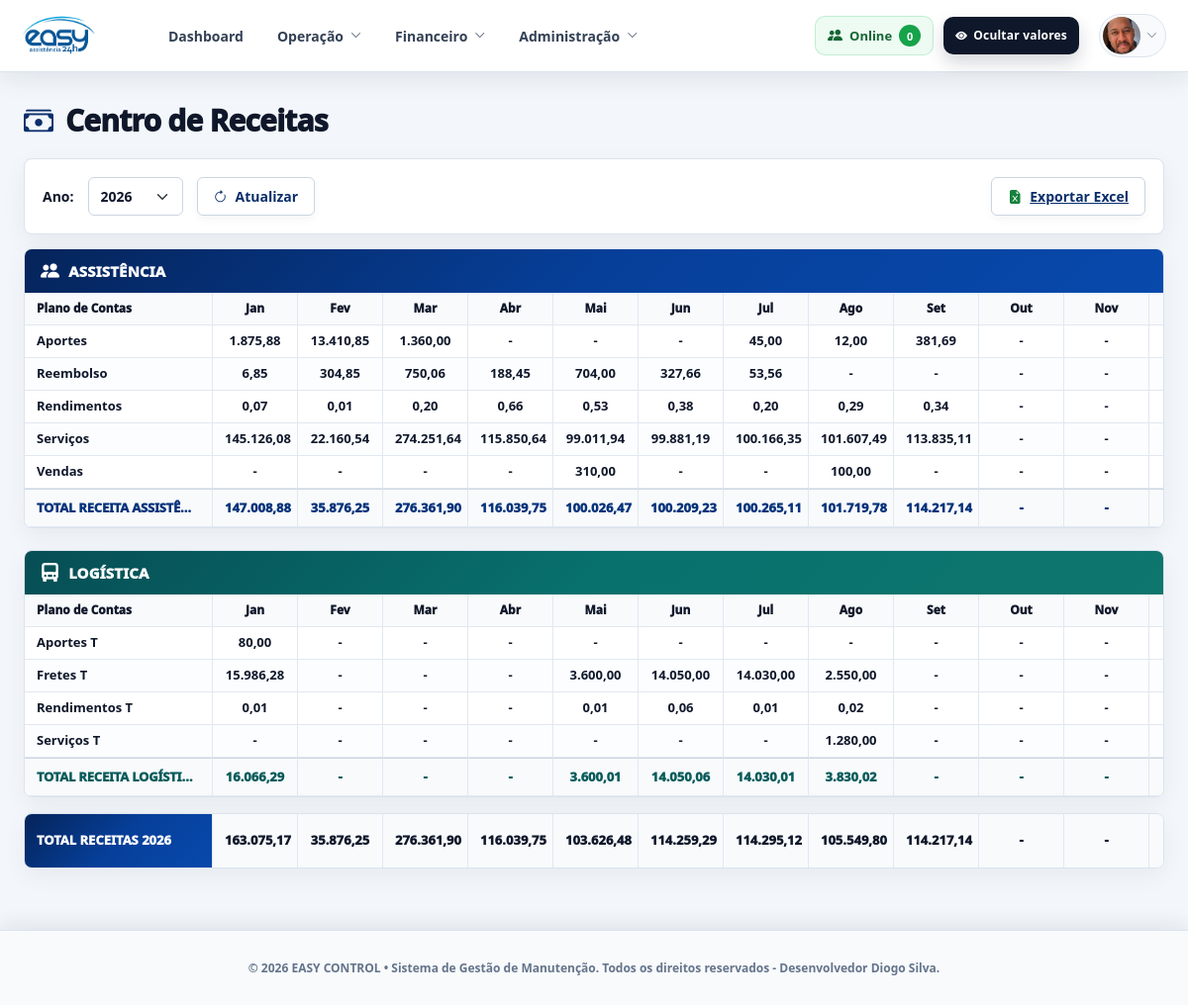
Screenshot of /gestao/centro-receitas (signed in) with the database file from the repository.
### models/conta_receber_importada.py (models this page shows)
class ContaReceberImportada(db.Model):
    __tablename__ = "contas_receber_importadas"
    id = db.Column(db.Integer, primary_key=True)
    numero_fatura = db.Column(db.String(50))
    cliente = db.Column(db.String(200))
    telefone = db.Column(db.String(80))
    email = db.Column(db.String(180))
    plano_contas = db.Column(db.String(150))
    categoria = db.Column(db.String(150))
    setor = db.Column(db.String(40))
    cobranca = db.Column(db.String(100))
    data_documento = db.Column(db.DateTime)
    data_vencimento = db.Column(db.DateTime)
    data_pagamento = db.Column(db.DateTime)
    valor = db.Column(db.Numeric(12, 2), default=0)
    juros = db.Column(db.Numeric(12, 2), default=0)
    total = db.Column(db.Numeric(12, 2), default=0)
    pago = db.Column(db.Boolean, default=False)
    status = db.Column(db.String(30), default="PENDENTE")
    observacoes = db.Column(db.Text)
    mes = db.Column(db.Integer)
    ano = db.Column(db.Integer)
    chave_conciliacao = db.Column(db.String(255), index=True)
    origem_importacao = db.Column(db.String(50), default="VENCIMENTO")
    importado_em = db.Column(db.DateTime, default=datetime.utcnow)

### routes/gestao.py (the view)
@gestao_bp.route("/centro-receitas")
@gestao_required
def centro_receitas():
    hoje = datetime.now()
    ano = request.args.get("ano", type=int) or hoje.year
    contas = contas_recebidas_centro_receitas_query(ano).all()
    meses_ativos = set()
    for conta in contas:
        mes_ref, ano_ref = mes_referencia_centro_receitas(conta)
        if ano_ref == ano and mes_ref:
            meses_ativos.add(mes_ref)
    meses_com_movimento = len(meses_ativos)
    linhas = montar_linhas_centro_receitas(contas, meses_com_movimento)
    linhas_assistencia = [l for l in linhas if l["setor"] == "ASSISTÊNCIA"]
    linhas_logistica = [l for l in linhas if l["setor"] == "LOGÍSTICA"]
    total_assistencia = somar_linhas_centro_receitas(linhas_assistencia, meses_com_movimento)
    total_logistica = somar_linhas_centro_receitas(linhas_logistica, meses_com_movimento)
    total_geral = somar_linhas_centro_receitas(linhas, meses_com_movimento)
    maior_conta = max(linhas, key=lambda x: x["total"], default=None)
    anos_disponiveis = set()
    for conta in contas_recebidas_centro_receitas_query().all():
        _, ano_ref = mes_referencia_centro_receitas(conta)
        if ano_ref:
            anos_disponiveis.add(ano_ref)
    if ano not in anos_disponiveis:
        anos_disponiveis.add(ano)
    nomes_meses = {
        1: "Jan", 2: "Fev", 3: "Mar", 4: "Abr",
        5: "Mai", 6: "Jun", 7: "Jul", 8: "Ago",
        9: "Set", 10: "Out", 11: "Nov", 12: "Dez",
    }
    return render_template(
        "gestao/centro_receitas.html",
        ano=ano,
        anos_disponiveis=sorted(anos_disponiveis, reverse=True),
        meses=range(1, 13),
        nomes_meses=nomes_meses,
        meses_com_movimento=meses_com_movimento,
        linhas_assistencia=linhas_assistencia,
        linhas_logistica=linhas_logistica,
        total_assistencia=total_assistencia,
        total_logistica=total_logistica,
        total_geral=total_geral,
        maior_conta=maior_conta,
        formatar_moeda_br=formatar_moeda_br,
        formatar_numero_br=formatar_numero_br,
    )

### routes/gestao.py (called while the page is built, shortened)
def dinheiro(valor):
    if valor is None:
        return 0
    if isinstance(valor, Decimal):
        return float(valor)
    if isinstance(valor, (int, float)):
        return float(valor)

def normalizar_texto(valor):
    if not valor:
        return None
    return str(valor).strip().upper()

def data_para_date(valor):
    if not valor:
        return None
    if isinstance(valor, datetime):
        return valor.date()
    if isinstance(valor, date):
        return valor
    return None

def formatar_numero_br(valor):
    valor = dinheiro(valor)
    return f"{valor:,.2f}".replace(",", "X").replace(".", ",").replace("X", ".")

def periodo_ano_centro_receitas(ano):
    inicio = datetime(ano, 1, 1, 0, 0, 0)
    fim = datetime(ano, 12, 31, 23, 59, 59)
    return inicio, fim

def contas_recebidas_centro_receitas_query(ano=None):
    query = ContaReceberImportada.query.filter(
        ContaReceberImportada.pago == True,
        ContaReceberImportada.origem_importacao == "RECEBIMENTO",
        ContaReceberImportada.data_pagamento.isnot(None)
    )
    if ano:
        inicio, fim = periodo_ano_centro_receitas(ano)
        query = query.filter(
            ContaReceberImportada.data_pagamento >= inicio,
            ContaReceberImportada.data_pagamento <= fim
        )
    return query

def mes_referencia_centro_receitas(conta):
    data_pagamento = data_para_date(getattr(conta, "data_pagamento", None))
    if data_pagamento:
        return data_pagamento.month, data_pagamento.year
    return None, None

def valor_centro_receitas(conta):
    return dinheiro(
        getattr(conta, "total", None)
        or getattr(conta, "valor", 0)
    )

def setor_centro_receitas(conta):
    setor = normalizar_texto(getattr(conta, "setor", None)) or "ASSISTÊNCIA"
    plano = normalizar_texto(getattr(conta, "plano_contas", None)) or ""
    categoria = normalizar_texto(getattr(conta, "categoria", None)) or ""
    if setor == "LOGÍSTICA" or plano.endswith(" T") or categoria.endswith(" T"):
        return "LOGÍSTICA"
    return "ASSISTÊNCIA"

def nome_plano_centro_receitas(conta):
    return (
        getattr(conta, "categoria", None)
        or getattr(conta, "plano_contas", None)
        or "SEM PLANO DE CONTAS"
    ).strip()

def nome_plano_exibicao_centro_receitas(plano, setor):
    plano = (plano or "SEM PLANO DE CONTAS").strip()
    if setor == "LOGÍSTICA" and not plano.upper().endswith(" T"):
        return f"{plano} T"
    return plano

### templates/gestao/centro_receitas.html (shortened to what this page needs)
{% extends "base.html" %}
{% macro valor_tabela(valor) -%}
  {%- if valor == 0 -%}
    -
  {%- else -%}
    {{ formatar_numero_br(valor) }}
  {%- endif -%}
{%- endmacro %}
{% block content %}
<div class="centro-custos-page" data-ano="{{ ano }}">
  <div class="centro-custos-title-row">
    <div class="centro-custos-title-main">
      <i class="bi bi-cash-stack"></i>
      <h2>Centro de Receitas</h2>
    </div>
  </div>
  <div class="centro-custos-toolbar">
    <form method="GET" action="/gestao/centro-receitas" class="centro-custos-form">
      <label for="ano">Ano:</label>
      <select name="ano" id="ano" class="form-select centro-custos-select">
        {% for ano_opcao in anos_disponiveis %}
          <option value="{{ ano_opcao }}" {% if ano_opcao == ano %}selected{% endif %}>{{ ano_opcao }}</option>
        {% endfor %}
      </select>
      <button type="submit" class="centro-custos-btn-atualizar">
        <i class="bi bi-arrow-clockwise"></i>
        Atualizar
      </button>
    </form>
    <a href="{{ url_for('gestao.exportar_centro_receitas', ano=ano) }}" class="centro-custos-export">
      <i class="bi bi-file-earmark-excel-fill"></i>
      Exportar Excel
    </a>
  </div>
  <div class="centro-custos-section-card centro-custos-card-assistencia">
    <div class="centro-custos-section-title centro-custos-section-title-assistencia">
      <i class="bi bi-people-fill"></i>
      <span>Assistência</span>
    </div>
    <div class="centro-custos-table-wrap">
      <table class="centro-custos-table centro-custos-table-modern">
        <colgroup>
          <col class="col-plano">
          {% for mes in meses %}<col class="col-mes">{% endfor %}
          <col class="col-total">
          <col class="col-media">
        </colgroup>
        <thead>
          <tr>
            <th class="centro-custos-plano">Plano de Contas</th>
            {% for mes in meses %}
              <th>{{ nomes_meses[mes] }}</th>
            {% endfor %}
          </tr>
        </thead>
        <tbody>
          {% for linha in linhas_assistencia %}
            <tr class="centro-custos-linha centro-custos-linha-assistencia"
                data-setor="{{ linha.setor }}"
                data-plano="{{ linha.plano }}">
              <td class="centro-custos-plano centro-custos-clicavel" title="Clique para ver todas as receitas de {{ linha.plano }}">{{ linha.plano }}</td>
              {% for mes in meses %}
                {% set valor_mes = linha.meses[mes] %}
                <td class="centro-custos-numero valor-financeiro centro-custos-celula-mes {% if valor_mes == 0 %}centro-custos-zero{% endif %}"
                    data-mes="{{ mes }}"
                    title="Clique para ver {{ linha.plano }} em {{ nomes_meses[mes] }}">
                  {{ valor_tabela(valor_mes) }}
                </td>
              {% endfor %}
            </tr>
          {% endfor %}
          <tr class="centro-custos-total-assistencia">
            <td class="centro-custos-plano">Total Receita Assistência Mês</td>
            {% for mes in meses %}
              <td class="centro-custos-numero valor-financeiro">{{ valor_tabela(total_assistencia.meses[mes]) }}</td>
            {% endfor %}
          </tr>
        </tbody>
      </table>
    </div>
  </div>
  <div class="centro-custos-section-card centro-custos-card-logistica">
    <div class="centro-custos-section-title centro-custos-section-title-logistica">
      <i class="bi bi-truck-front-fill"></i>
      <span>Logística</span>
    </div>
    <div class="centro-custos-table-wrap">
      <table class="centro-custos-table centro-custos-table-modern">
        <colgroup>
          <col class="col-plano">
          {% for mes in meses %}<col class="col-mes">{% endfor %}
          <col class="col-total">
          <col class="col-media">
        </colgroup>
        <thead>
          <tr>
            <th class="centro-custos-plano">Plano de Contas</th>
            {% for mes in meses %}
              <th>{{ nomes_meses[mes] }}</th>
            {% endfor %}
          </tr>
        </thead>
        <tbody>
          {% for linha in linhas_logistica %}
            <tr class="centro-custos-linha centro-custos-linha-logistica"
                data-setor="{{ linha.setor }}"
                data-plano="{{ linha.plano }}">
              <td class="centro-custos-plano centro-custos-clicavel" title="Clique para ver todas as receitas de {{ linha.plano }}">{{ linha.plano }}</td>
              {% for mes in meses %}
                {% set valor_mes = linha.meses[mes] %}
                <td class="centro-custos-numero valor-financeiro centro-custos-celula-mes {% if valor_mes == 0 %}centro-custos-zero{% endif %}"
                    data-mes="{{ mes }}"
                    title="Clique para ver {{ linha.plano }} em {{ nomes_meses[mes] }}">
                  {{ valor_tabela(valor_mes) }}
                </td>
              {% endfor %}
            </tr>
          {% endfor %}
          <tr class="centro-custos-total-logistica">
            <td class="centro-custos-plano">Total Receita Logística Mês</td>
            {% for mes in meses %}
              <td class="centro-custos-numero valor-financeiro">{{ valor_tabela(total_logistica.meses[mes]) }}</td>
            {% endfor %}
          </tr>
        </tbody>
      </table>
    </div>
  </div>
  <div class="centro-custos-total-geral-card">
    <table class="centro-custos-table centro-custos-table-modern centro-custos-table-total-geral">
      <colgroup>
        <col class="col-plano">
        {% for mes in meses %}<col class="col-mes">{% endfor %}
        <col class="col-total">
        <col class="col-media">
      </colgroup>
      <tbody>
        <tr class="centro-custos-total-geral">
          <td class="centro-custos-plano">Total receitas {{ ano }}</td>
          {% for mes in meses %}
            <td class="centro-custos-numero valor-financeiro">{{ valor_tabela(total_geral.meses[mes]) }}</td>
          {% endfor %}
        </tr>
      </tbody>
    </table>
  </div>
</div>
{% endblock %}

### static/css/organized/00-login.css (style rules this page uses)
:root { --easy-primary: #0d3b66; --easy-primary-strong: #082746; --easy-secondary: #1d8cf8; --easy-text: #ffffff; --easy-muted: rgba(255, 255, 255, 0.78); --easy-border: rgba(255, 255, 255, 0.24); --easy-card: rgba(7, 25, 44, 0.72); --easy-card-hover: rgba(7, 25, 44, 0.82); }
* { box-sizing: border-box; }
html, body { width: 100%; min-height: 100%; }

### static/css/organized/01-frotas.css (style rules this page uses)
body { padding-bottom: 86px; }

### rows the page displays
ContaReceberImportada: plano "Aportes", formatar_numero_br "1.875,88" "13.410,85" "1.360,00" "45,00" "12,00" "381,69"
ContaReceberImportada: plano "Reembolso", formatar_numero_br "6,85" "304,85" "750,06" "188,45" "704,00" "327,66" "53,56"
ContaReceberImportada: plano "Rendimentos", formatar_numero_br "0,07" "0,01" "0,20" "0,66" "0,53" "0,38" "0,20" "0,29" "0,34"
ContaReceberImportada: plano "Serviços", formatar_numero_br "145.126,08" "22.160,54" "274.251,64" "115.850,64" "99.011,94" "99.881,19" "100.166,35" "101.607,49" "113.835,11"
ContaReceberImportada: plano "Vendas", formatar_numero_br "310,00" "100,00"
ContaReceberImportada: plano "Aportes T", formatar_numero_br "80,00"
ContaReceberImportada: plano "Fretes T", formatar_numero_br "15.986,28" "3.600,00" "14.050,00" "14.030,00" "2.550,00"
ContaReceberImportada: plano "Rendimentos T", formatar_numero_br "0,01" "0,01" "0,06" "0,01" "0,02"
ContaReceberImportada: plano "Serviços T", formatar_numero_br "1.280,00"

### other values shown
{{ nomes_meses[mes] }} "Jan" "Fev" "Mar" "Abr" "Mai" "Jun" "Jul" "Ago" "Set" "Out" "Nov"
{{ ano }} "2026"
form field ano "2026"
